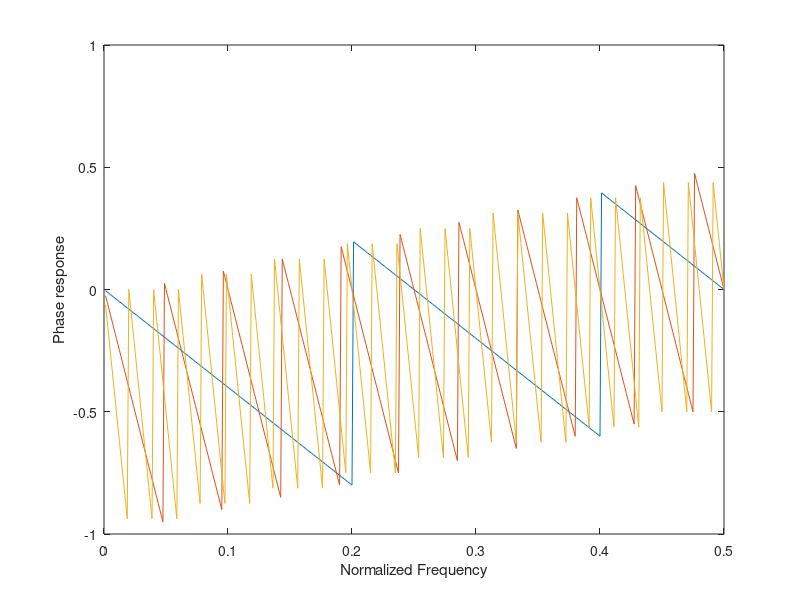

This chart was generated by the following MATLAB code: (Note: this script raises an error after producing the figure.)
function exe1_3()
omega = 0:1/800:0.5;
a = omega * 2 * pi
H5 = (1/5)*(1-exp(-i*a*5))./(1-exp(-i*a));
H21 = (1/21)*(1-exp(-i*a*21))./(1-exp(-i*a));
H51 = (1/51)*(1-exp(-i*a*51))./(1-exp(-i*a));
plot(omega,[angle(H5)./ pi;angle(H21) ./ pi;angle(H51) ./ pi])
xlabel('Normalized Frequency')
ylabel('Phase response')
gtext({'5';'21';'51'})
axis([0, 0.5, 0, 1])